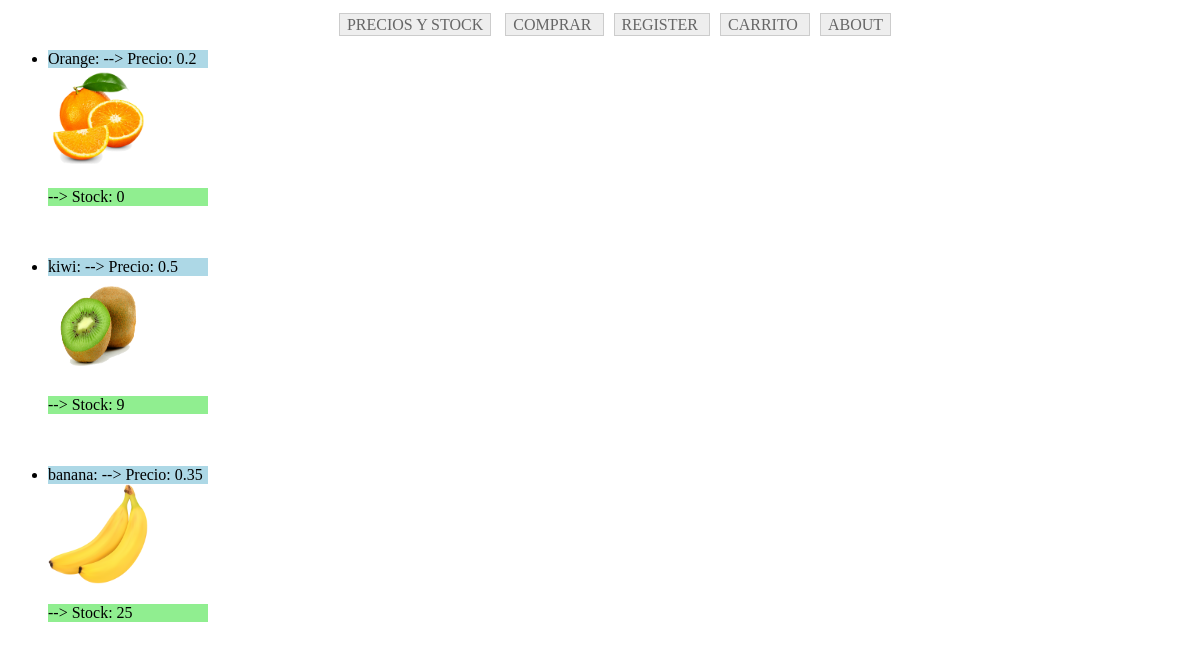
Page /mi_tienda/list on the earlier database version.
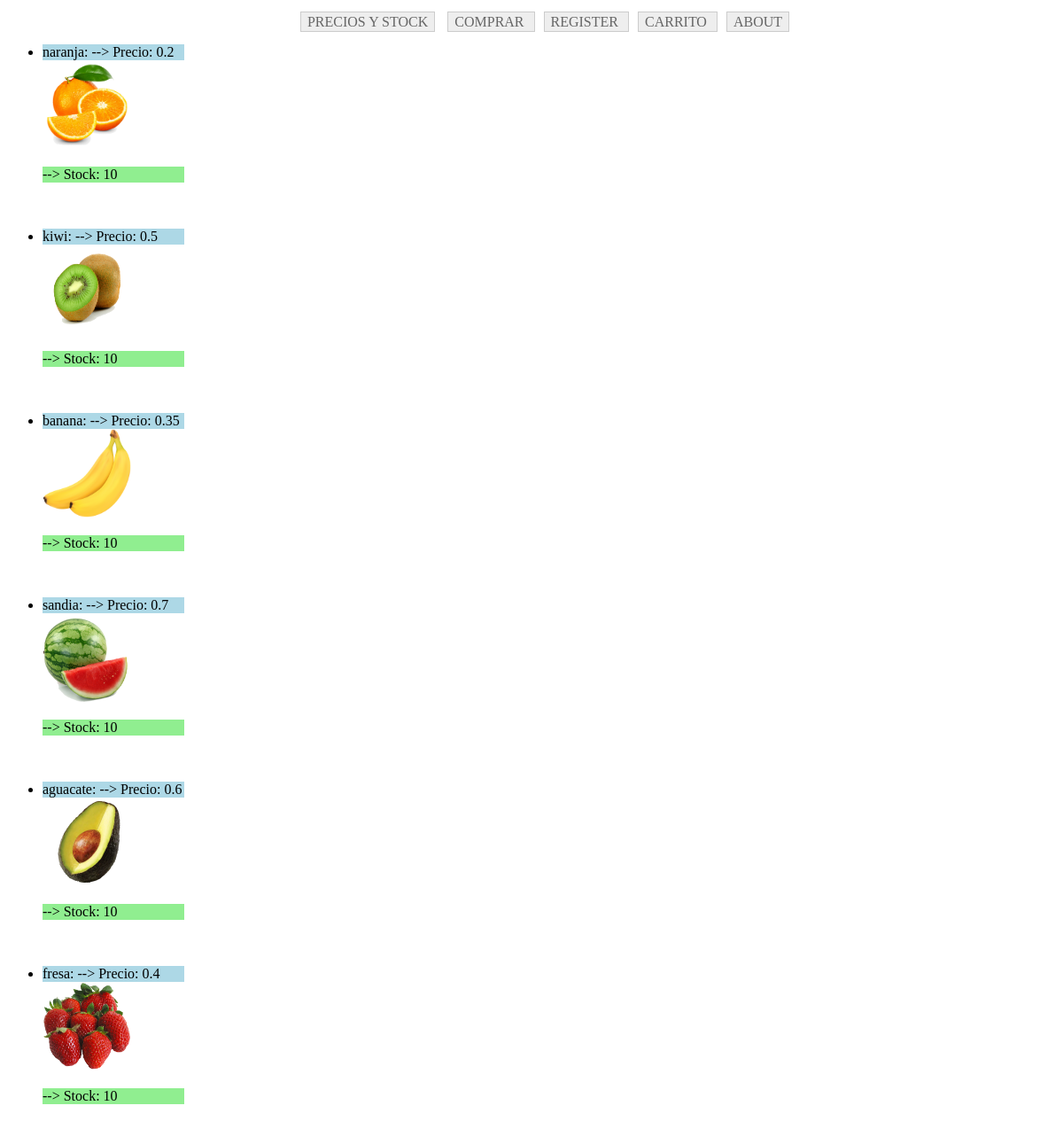
Same page on the later database version.
### mi_tienda/models.py (models this page shows, shortened)
class Producto(models.Model):
    nombre = models.CharField(max_length=50)
    stock = models.IntegerField(default=0)
    precio = models.FloatField()
    img = models.CharField(max_length=100)

### mi_tienda/views.py (the view)
# urls.py: path('list', views.list, name='list'),
def list(request):
    prod = Producto.objects.all()
    return render(request, 'listado.html', {'productos':prod})

### mi_tienda/templates/listado.html
    {% extends "indice.html"%}
    {% block content %}
    {% load staticfiles %}
      <ul>
      {% for prod in productos %}
          <div style="color: #000000;">
          <li style=" background-color: lightblue; width: 160px">{{ prod.nombre }}: --> Precio: {{prod.precio}}
          </li>
          <img src="{% static prod.img %}" style="width: 100px; height: 100px;">
          <p style="background-color: lightgreen; width: 160px">  --> Stock: {{prod.stock }} </p>
          <br>
          <br>
          </div>
      {% endfor %}
      </ul>
      {% endblock %}

### mi_tienda/templates/indice.html (shortened to what this page needs)
<!DOCTYPE html>
<html lang="es" dir="ltr">
  <head>
    {% load staticfiles %}
    <link rel="stylesheet" href="{% static 'css/master.css' %}">
    </head>
    <body>
    <div id="navegador">
    <ul>
    <li><a href="/mi_tienda/list"> PRECIOS Y STOCK</a></li>
    <li><a href="/mi_tienda/formu"> COMPRAR </a></li>
    <li><a href="/mi_tienda/register"> REGISTER </a></li>
    <li><a href="/mi_tienda/carrito"> CARRITO </a></li>
    <li><a href="/mi_tienda/about"> ABOUT </a></li>
    </ul>
    </div>
    {% block content %}
    {% endblock %}
  </body>
</html>

### mi_tienda/static/css/master.css (style rules this page uses)
body { background: url(/static/background.jpg); background-size: cover; }
#navegador ul { list-style-type: none; text-align: center; }
#navegador li { display: inline; text-align: center; margin: 0 10px 0 0; }
#navegador li a { padding: 2px 7px 2px 7px; color: #666; background-color: #eeeeee; border: 1px solid #ccc; text-decoration: none; }

Differences in the rows shown:
changed Producto: nombre "Orange" → "naranja"; stock "0" → "10"
changed Producto "kiwi": stock "9" → "10"
changed Producto "banana": stock "25" → "10"
added Producto: nombre "sandia", precio "0.7", img (picture), stock "10"
added Producto: nombre "aguacate", precio "0.6", img (picture), stock "10"
added Producto: nombre "fresa", precio "0.4", img (picture), stock "10"
